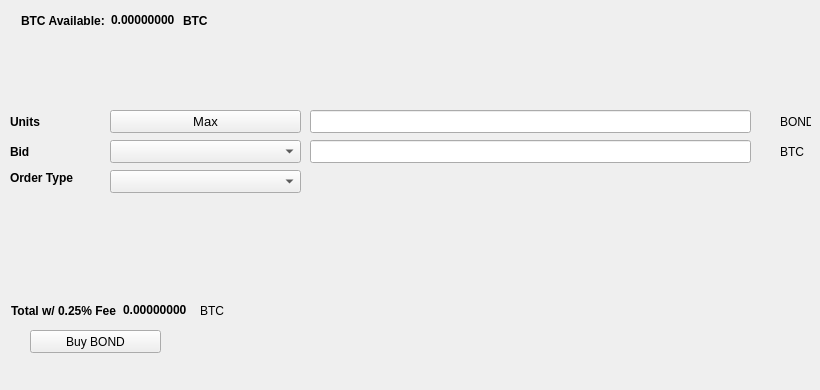
   <widget class="QWidget" name="BuyTab">
    <attribute name="title">
     <string>Buy</string>
    </attribute>
    <widget class="QPushButton" name="BuyBOND">
     <property name="geometry">
      <rect>
       <x>30</x>
       <y>330</y>
       <width>131</width>
       <height>23</height>
      </rect>
     </property>
     <property name="text">
      <string>Buy BOND</string>
     </property>
     <property name="icon">
      <iconset resource="../BLOOD_BOUND_MASTERNODE.qrc">
       <normaloff>:/icons/bitcoin</normaloff>:/icons/bitcoin</iconset>
     </property>
    </widget>
    <widget class="QLabel" name="label_3">
     <property name="geometry">
      <rect>
       <x>10</x>
       <y>110</y>
       <width>46</width>
       <height>23</height>
      </rect>
     </property>
     <property name="font">
      <font>
       <weight>75</weight>
       <bold>true</bold>
      </font>
     </property>
     <property name="text">
      <string>Units</string>
     </property>
    </widget>
    <widget class="QLineEdit" name="UnitsInput">
     <property name="geometry">
      <rect>
       <x>310</x>
       <y>110</y>
       <width>441</width>
       <height>23</height>
      </rect>
     </property>
     <property name="font">
      <font>
       <pointsize>9</pointsize>
       <weight>75</weight>
       <bold>true</bold>
      </font>
     </property>
    </widget>
    <widget class="QLineEdit" name="BuyBidPriceEdit">
     <property name="geometry">
      <rect>
       <x>310</x>
       <y>140</y>
       <width>441</width>
       <height>23</height>
      </rect>
     </property>
     <property name="font">
      <font>
       <pointsize>9</pointsize>
       <weight>75</weight>
       <bold>true</bold>
      </font>
     </property>
    </widget>
    <widget class="QLabel" name="label_4">
     <property name="geometry">
      <rect>
       <x>780</x>
       <y>110</y>
       <width>31</width>
       <height>23</height>
      </rect>
     </property>
     <property name="text">
      <string>BOND</string>
     </property>
    </widget>
    <widget class="QLabel" name="label_5">
     <property name="geometry">
      <rect>
       <x>780</x>
       <y>140</y>
       <width>31</width>
       <height>23</height>
      </rect>
     </property>
     <property name="text">
      <string>BTC</string>
     </property>
    </widget>
    <widget class="QLabel" name="label_6">
     <property name="geometry">
      <rect>
       <x>10</x>
       <y>140</y>
       <width>46</width>
       <height>23</height>
      </rect>
     </property>
     <property name="font">
      <font>
       <weight>75</weight>
       <bold>true</bold>
      </font>
     </property>
     <property name="text">
      <string>Bid</string>
     </property>
    </widget>
    <widget class="QLabel" name="label_7">
     <property name="geometry">
      <rect>
       <x>10</x>
       <y>170</y>
       <width>91</width>
       <height>16</height>
      </rect>
     </property>
     <property name="font">
      <font>
       <weight>75</weight>
       <bold>true</bold>
      </font>
     </property>
     <property name="text">
      <string>Order Type</string>
     </property>
    </widget>
    <widget class="QPushButton" name="Buy_Max_Amount">
     <property name="geometry">
      <rect>
       <x>110</x>
       <y>110</y>
       <width>191</width>
       <height>23</height>
      </rect>
     </property>
     <property name="font">
      <font>
       <pointsize>10</pointsize>
      </font>
     </property>
     <property name="text">
      <string>Max</string>
     </property>
    </widget>
    <widget class="QComboBox" name="BuyBidcomboBox">
     <property name="geometry">
      <rect>
       <x>110</x>
       <y>140</y>
       <width>191</width>
       <height>23</height>
      </rect>
     </property>
     <property name="font">
      <font>
       <pointsize>10</pointsize>
      </font>
     </property>
    </widget>
    <widget class="QComboBox" name="buyOrdertypeCombo">
     <property name="geometry">
      <rect>
       <x>110</x>
       <y>170</y>
       <width>191</width>
       <height>23</height>
      </rect>
     </property>
     <property name="font">
      <font>
       <pointsize>10</pointsize>
      </font>
     </property>
    </widget>
    <widget class="QWidget" name="layoutWidget1">
     <property name="geometry">
      <rect>
       <x>21</x>
       <y>11</y>
       <width>227</width>
       <height>19</height>
      </rect>
     </property>
     <layout class="QHBoxLayout" name="horizontalLayout_3">
      <item>
       <widget class="QLabel" name="label232">
        <property name="font">
         <font>
          <weight>75</weight>
          <bold>true</bold>
         </font>
        </property>
        <property name="text">
         <string>BTC Available:</string>
        </property>
       </widget>
      </item>
      <item>
       <widget class="QLabel" name="BtcAvailableLbl">
        <property name="palette">
         <palette>
          <active>
           <colorrole role="WindowText">
            <brush brushstyle="SolidPattern">
             <color alpha="255">
              <red>0</red>
              <green>0</green>
              <blue>0</blue>
             </color>
            </brush>
           </colorrole>
           <colorrole role="Button">
            <brush brushstyle="SolidPattern">
             <color alpha="255">
              <red>0</red>
              <green>170</green>
              <blue>0</blue>
             </color>
            </brush>
           </colorrole>
           <colorrole role="Light">
            <brush brushstyle="SolidPattern">
             <color alpha="255">
              <red>0</red>
              <green>255</green>
              <blue>0</blue>
             </color>
            </brush>
           </colorrole>
           <colorrole role="Midlight">
            <brush brushstyle="SolidPattern">
             <color alpha="255">
              <red>0</red>
              <green>212</green>
              <blue>0</blue>
             </color>
            </brush>
           </colorrole>
           <colorrole role="Dark">
            <brush brushstyle="SolidPattern">
             <color alpha="255">
              <red>0</red>
              <green>85</green>
              <blue>0</blue>
             </color>
            </brush>
           </colorrole>
           <colorrole role="Mid">
            <brush brushstyle="SolidPattern">
             <color alpha="255">
              <red>0</red>
              <green>113</green>
              <blue>0</blue>
             </color>
            </brush>
           </colorrole>
           <colorrole role="Text">
            <brush brushstyle="SolidPattern">
             <color alpha="255">
              <red>0</red>
              <green>170</green>
              <blue>0</blue>
             </color>
            </brush>
           </colorrole>
           <colorrole role="BrightText">
            <brush brushstyle="SolidPattern">
             <color alpha="255">
              <red>255</red>
              <green>255</green>
              <blue>255</blue>
             </color>
            </brush>
           </colorrole>
           <colorrole role="ButtonText">
            <brush brushstyle="SolidPattern">
             <color alpha="255">
              <red>0</red>
              <green>0</green>
              <blue>0</blue>
             </color>
            </brush>
           </colorrole>
           <colorrole role="Base">
            <brush brushstyle="SolidPattern">
             <color alpha="255">
              <red>255</red>
              <green>255</green>
              <blue>255</blue>
             </color>
            </brush>
           </colorrole>
           <colorrole role="Window">
            <brush brushstyle="SolidPattern">
             <color alpha="255">
              <red>0</red>
              <green>170</green>
              <blue>0</blue>
             </color>
            </brush>
           </colorrole>
           <colorrole role="Shadow">
            <brush brushstyle="SolidPattern">
             <color alpha="255">
              <red>0</red>
              <green>0</green>
              <blue>0</blue>
             </color>
            </brush>
           </colorrole>
           <colorrole role="AlternateBase">
            <brush brushstyle="SolidPattern">
             <color alpha="255">
              <red>127</red>
              <green>212</green>
              <blue>127</blue>
             </color>
            </brush>
           </colorrole>
           <colorrole role="ToolTipBase">
            <brush brushstyle="SolidPattern">
             <color alpha="255">
              <red>255</red>
              <green>255</green>
              <blue>220</blue>
             </color>
            </brush>
           </colorrole>
           <colorrole role="ToolTipText">
            <brush brushstyle="SolidPattern">
             <color alpha="255">
              <red>0</red>
              <green>0</green>
              <blue>0</blue>
             </color>
            </brush>
           </colorrole>
          </active>
          <inactive>
           <colorrole role="WindowText">
            <brush brushstyle="SolidPattern">
             <color alpha="255">
              <red>0</red>
              <green>0</green>
              <blue>0</blue>
             </color>
            </brush>
           </colorrole>
           <colorrole role="Button">
            <brush brushstyle="SolidPattern">
             <color alpha="255">
              <red>0</red>
              <green>170</green>
              <blue>0</blue>
             </color>
            </brush>
           </colorrole>
           <colorrole role="Light">
            <brush brushstyle="SolidPattern">
             <color alpha="255">
              <red>0</red>
              <green>255</green>
              <blue>0</blue>
             </color>
            </brush>
           </colorrole>
           <colorrole role="Midlight">
            <brush brushstyle="SolidPattern">
             <color alpha="255">
              <red>0</red>
              <green>212</green>
              <blue>0</blue>
             </color>
            </brush>
           </colorrole>
           <colorrole role="Dark">
            <brush brushstyle="SolidPattern">
             <color alpha="255">
              <red>0</red>
              <green>85</green>
              <blue>0</blue>
             </color>
            </brush>
           </colorrole>
           <colorrole role="Mid">
            <brush brushstyle="SolidPattern">
             <color alpha="255">
              <red>0</red>
              <green>113</green>
              <blue>0</blue>
             </color>
            </brush>
           </colorrole>
           <colorrole role="Text">
            <brush brushstyle="SolidPattern">
             <color alpha="255">
              <red>0</red>
              <green>170</green>
              <blue>0</blue>
             </color>
            </brush>
           </colorrole>
           <colorrole role="BrightText">
            <brush brushstyle="SolidPattern">
             <color alpha="255">
              <red>255</red>
              <green>255</green>
              <blue>255</blue>
             </color>
            </brush>
           </colorrole>
           <colorrole role="ButtonText">
            <brush brushstyle="SolidPattern">
             <color alpha="255">
              <red>0</red>
              <green>0</green>
              <blue>0</blue>
             </color>
            </brush>
           </colorrole>
           <colorrole role="Base">
            <brush brushstyle="SolidPattern">
             <color alpha="255">
              <red>255</red>
              <green>255</green>
              <blue>255</blue>
             </color>
            </brush>
           </colorrole>
           <colorrole role="Window">
            <brush brushstyle="SolidPattern">
             <color alpha="255">
              <red>0</red>
              <green>170</green>
              <blue>0</blue>
             </color>
            </brush>
           </colorrole>
           <colorrole role="Shadow">
            <brush brushstyle="SolidPattern">
             <color alpha="255">
              <red>0</red>
              <green>0</green>
              <blue>0</blue>
             </color>
            </brush>
           </colorrole>
           <colorrole role="AlternateBase">
            <brush brushstyle="SolidPattern">
             <color alpha="255">
              <red>127</red>
              <green>212</green>
              <blue>127</blue>
             </color>
            </brush>
           </colorrole>
           <colorrole role="ToolTipBase">
            <brush brushstyle="SolidPattern">
             <color alpha="255">
              <red>255</red>
              <green>255</green>
              <blue>220</blue>
             </color>
            </brush>
           </colorrole>
           <colorrole role="ToolTipText">
            <brush brushstyle="SolidPattern">
             <color alpha="255">
              <red>0</red>
              <green>0</green>
              <blue>0</blue>
             </color>
            </brush>
           </colorrole>
          </inactive>
          <disabled>
           <colorrole role="WindowText">
            <brush brushstyle="SolidPattern">
             <color alpha="255">
              <red>0</red>
              <green>85</green>
              <blue>0</blue>
             </color>
            </brush>
           </colorrole>
           <colorrole role="Button">
            <brush brushstyle="SolidPattern">
             <color alpha="255">
              <red>0</red>
              <green>170</green>
              <blue>0</blue>
             </color>
            </brush>
           </colorrole>
           <colorrole role="Light">
            <brush brushstyle="SolidPattern">
             <color alpha="255">
              <red>0</red>
              <green>255</green>
              <blue>0</blue>
             </color>
            </brush>
           </colorrole>
           <colorrole role="Midlight">
            <brush brushstyle="SolidPattern">
             <color alpha="255">
              <red>0</red>
              <green>212</green>
              <blue>0</blue>
             </color>
            </brush>
           </colorrole>
           <colorrole role="Dark">
            <brush brushstyle="SolidPattern">
             <color alpha="255">
              <red>0</red>
              <green>85</green>
              <blue>0</blue>
             </color>
            </brush>
           </colorrole>
           <colorrole role="Mid">
            <brush brushstyle="SolidPattern">
             <color alpha="255">
              <red>0</red>
              <green>113</green>
              <blue>0</blue>
             </color>
            </brush>
           </colorrole>
           <colorrole role="Text">
            <brush brushstyle="SolidPattern">
             <color alpha="255">
              <red>0</red>
              <green>85</green>
              <blue>0</blue>
             </color>
            </brush>
           </colorrole>
           <colorrole role="BrightText">
            <brush brushstyle="SolidPattern">
             <color alpha="255">
              <red>255</red>
              <green>255</green>
              <blue>255</blue>
             </color>
            </brush>
           </colorrole>
           <colorrole role="ButtonText">
            <brush brushstyle="SolidPattern">
             <color alpha="255">
              <red>0</red>
              <green>85</green>
              <blue>0</blue>
             </color>
            </brush>
           </colorrole>
           <colorrole role="Base">
            <brush brushstyle="SolidPattern">
             <color alpha="255">
              <red>0</red>
              <green>170</green>
              <blue>0</blue>
             </color>
            </brush>
           </colorrole>
           <colorrole role="Window">
            <brush brushstyle="SolidPattern">
             <color alpha="255">
              <red>0</red>
              <green>170</green>
              <blue>0</blue>
             </color>
            </brush>
           </colorrole>
           <colorrole role="Shadow">
            <brush brushstyle="SolidPattern">
             <color alpha="255">
              <red>0</red>
              <green>0</green>
              <blue>0</blue>
             </color>
            </brush>
           </colorrole>
           <colorrole role="AlternateBase">
            <brush brushstyle="SolidPattern">
             <color alpha="255">
              <red>0</red>
              <green>170</green>
              <blue>0</blue>
             </color>
            </brush>
           </colorrole>
           <colorrole role="ToolTipBase">
            <brush brushstyle="SolidPattern">
             <color alpha="255">
              <red>255</red>
              <green>255</green>
              <blue>220</blue>
             </color>
            </brush>
           </colorrole>
           <colorrole role="ToolTipText">
            <brush brushstyle="SolidPattern">
             <color alpha="255">
              <red>0</red>
              <green>0</green>
              <blue>0</blue>
             </color>
            </brush>
           </colorrole>
          </disabled>
         </palette>
        </property>
        <property name="font">
         <font>
          <weight>75</weight>
          <bold>true</bold>
         </font>
        </property>
        <property name="text">
         <string>0.00000000</string>
        </property>
        <property name="textInteractionFlags">
         <set>Qt::LinksAccessibleByMouse|Qt::TextSelectableByKeyboard|Qt::TextSelectableByMouse</set>
        </property>
       </widget>
      </item>
      <item>
       <widget class="QLabel" name="BtcAvailableLbl_2">
        <property name="font">
         <font>
          <weight>75</weight>
          <bold>true</bold>
         </font>
        </property>
        <property name="text">
         <string>BTC</string>
        </property>
       </widget>
      </item>
     </layout>
    </widget>
    <widget class="QWidget" name="layoutWidge2">
     <property name="geometry">
      <rect>
       <x>11</x>
       <y>301</y>
       <width>259</width>
       <height>19</height>
      </rect>
     </property>
     <layout class="QHBoxLayout" name="horizontalLayout_4">
      <item>
       <widget class="QLabel" name="label_9">
        <property name="font">
         <font>
          <weight>75</weight>
          <bold>true</bold>
         </font>
        </property>
        <property name="text">
         <string>Total w/ 0.25% Fee</string>
        </property>
       </widget>
      </item>
      <item>
       <widget class="QLabel" name="BuyCostLabel">
        <property name="palette">
         <palette>
          <active>
           <colorrole role="WindowText">
            <brush brushstyle="SolidPattern">
             <color alpha="255">
              <red>0</red>
              <green>0</green>
              <blue>0</blue>
             </color>
            </brush>
           </colorrole>
           <colorrole role="Button">
            <brush brushstyle="SolidPattern">
             <color alpha="255">
              <red>0</red>
              <green>170</green>
              <blue>0</blue>
             </color>
            </brush>
           </colorrole>
           <colorrole role="Light">
            <brush brushstyle="SolidPattern">
             <color alpha="255">
              <red>0</red>
              <green>255</green>
              <blue>0</blue>
             </color>
            </brush>
           </colorrole>
           <colorrole role="Midlight">
            <brush brushstyle="SolidPattern">
             <color alpha="255">
              <red>0</red>
              <green>212</green>
              <blue>0</blue>
             </color>
            </brush>
           </colorrole>
           <colorrole role="Dark">
            <brush brushstyle="SolidPattern">
             <color alpha="255">
              <red>0</red>
              <green>85</green>
              <blue>0</blue>
             </color>
            </brush>
           </colorrole>
           <colorrole role="Mid">
            <brush brushstyle="SolidPattern">
             <color alpha="255">
              <red>0</red>
              <green>113</green>
              <blue>0</blue>
             </color>
            </brush>
           </colorrole>
           <colorrole role="Text">
            <brush brushstyle="SolidPattern">
             <color alpha="255">
              <red>0</red>
              <green>170</green>
              <blue>0</blue>
             </color>
            </brush>
           </colorrole>
           <colorrole role="BrightText">
            <brush brushstyle="SolidPattern">
             <color alpha="255">
              <red>255</red>
              <green>255</green>
              <blue>255</blue>
             </color>
            </brush>
           </colorrole>
           <colorrole role="ButtonText">
            <brush brushstyle="SolidPattern">
             <color alpha="255">
              <red>0</red>
              <green>0</green>
              <blue>0</blue>
             </color>
            </brush>
           </colorrole>
           <colorrole role="Base">
            <brush brushstyle="SolidPattern">
             <color alpha="255">
              <red>255</red>
              <green>255</green>
              <blue>255</blue>
             </color>
            </brush>
           </colorrole>
           <colorrole role="Window">
            <brush brushstyle="SolidPattern">
             <color alpha="255">
              <red>0</red>
              <green>170</green>
              <blue>0</blue>
             </color>
            </brush>
           </colorrole>
           <colorrole role="Shadow">
            <brush brushstyle="SolidPattern">
             <color alpha="255">
              <red>0</red>
              <green>0</green>
              <blue>0</blue>
             </color>
            </brush>
           </colorrole>
           <colorrole role="AlternateBase">
            <brush brushstyle="SolidPattern">
             <color alpha="255">
              <red>127</red>
              <green>212</green>
              <blue>127</blue>
             </color>
            </brush>
           </colorrole>
           <colorrole role="ToolTipBase">
            <brush brushstyle="SolidPattern">
             <color alpha="255">
              <red>255</red>
              <green>255</green>
              <blue>220</blue>
             </color>
            </brush>
           </colorrole>
           <colorrole role="ToolTipText">
            <brush brushstyle="SolidPattern">
             <color alpha="255">
              <red>0</red>
              <green>0</green>
              <blue>0</blue>
             </color>
            </brush>
           </colorrole>
          </active>
          <inactive>
           <colorrole role="WindowText">
            <brush brushstyle="SolidPattern">
             <color alpha="255">
              <red>0</red>
              <green>0</green>
              <blue>0</blue>
             </color>
            </brush>
           </colorrole>
           <colorrole role="Button">
            <brush brushstyle="SolidPattern">
             <color alpha="255">
              <red>0</red>
              <green>170</green>
              <blue>0</blue>
             </color>
            </brush>
           </colorrole>
           <colorrole role="Light">
            <brush brushstyle="SolidPattern">
             <color alpha="255">
              <red>0</red>
              <green>255</green>
              <blue>0</blue>
             </color>
            </brush>
           </colorrole>
           <colorrole role="Midlight">
            <brush brushstyle="SolidPattern">
             <color alpha="255">
              <red>0</red>
              <green>212</green>
              <blue>0</blue>
             </color>
            </brush>
           </colorrole>
           <colorrole role="Dark">
            <brush brushstyle="SolidPattern">
             <color alpha="255">
              <red>0</red>
              <green>85</green>
              <blue>0</blue>
             </color>
            </brush>
           </colorrole>
           <colorrole role="Mid">
            <brush brushstyle="SolidPattern">
             <color alpha="255">
              <red>0</red>
              <green>113</green>
              <blue>0</blue>
             </color>
            </brush>
           </colorrole>
           <colorrole role="Text">
            <brush brushstyle="SolidPattern">
             <color alpha="255">
              <red>0</red>
              <green>170</green>
              <blue>0</blue>
             </color>
            </brush>
           </colorrole>
           <colorrole role="BrightText">
            <brush brushstyle="SolidPattern">
             <color alpha="255">
              <red>255</red>
              <green>255</green>
              <blue>255</blue>
             </color>
            </brush>
           </colorrole>
           <colorrole role="ButtonText">
            <brush brushstyle="SolidPattern">
             <color alpha="255">
              <red>0</red>
              <green>0</green>
              <blue>0</blue>
             </color>
            </brush>
           </colorrole>
           <colorrole role="Base">
            <brush brushstyle="SolidPattern">
             <color alpha="255">
              <red>255</red>
              <green>255</green>
              <blue>255</blue>
             </color>
            </brush>
           </colorrole>
           <colorrole role="Window">
            <brush brushstyle="SolidPattern">
             <color alpha="255">
              <red>0</red>
              <green>170</green>
              <blue>0</blue>
             </color>
            </brush>
           </colorrole>
           <colorrole role="Shadow">
            <brush brushstyle="SolidPattern">
             <color alpha="255">
              <red>0</red>
              <green>0</green>
              <blue>0</blue>
             </color>
            </brush>
           </colorrole>
           <colorrole role="AlternateBase">
            <brush brushstyle="SolidPattern">
             <color alpha="255">
              <red>127</red>
              <green>212</green>
              <blue>127</blue>
             </color>
            </brush>
           </colorrole>
           <colorrole role="ToolTipBase">
            <brush brushstyle="SolidPattern">
             <color alpha="255">
              <red>255</red>
              <green>255</green>
              <blue>220</blue>
             </color>
            </brush>
           </colorrole>
           <colorrole role="ToolTipText">
            <brush brushstyle="SolidPattern">
             <color alpha="255">
              <red>0</red>
              <green>0</green>
              <blue>0</blue>
             </color>
            </brush>
           </colorrole>
          </inactive>
          <disabled>
           <colorrole role="WindowText">
            <brush brushstyle="SolidPattern">
             <color alpha="255">
              <red>0</red>
              <green>85</green>
              <blue>0</blue>
             </color>
            </brush>
           </colorrole>
           <colorrole role="Button">
            <brush brushstyle="SolidPattern">
             <color alpha="255">
              <red>0</red>
              <green>170</green>
              <blue>0</blue>
             </color>
            </brush>
           </colorrole>
           <colorrole role="Light">
            <brush brushstyle="SolidPattern">
             <color alpha="255">
              <red>0</red>
              <green>255</green>
              <blue>0</blue>
             </color>
            </brush>
           </colorrole>
           <colorrole role="Midlight">
            <brush brushstyle="SolidPattern">
             <color alpha="255">
              <red>0</red>
              <green>212</green>
              <blue>0</blue>
             </color>
            </brush>
           </colorrole>
           <colorrole role="Dark">
            <brush brushstyle="SolidPattern">
             <color alpha="255">
              <red>0</red>
              <green>85</green>
              <blue>0</blue>
             </color>
            </brush>
           </colorrole>
           <colorrole role="Mid">
            <brush brushstyle="SolidPattern">
             <color alpha="255">
              <red>0</red>
              <green>113</green>
              <blue>0</blue>
             </color>
            </brush>
           </colorrole>
           <colorrole role="Text">
            <brush brushstyle="SolidPattern">
             <color alpha="255">
              <red>0</red>
              <green>85</green>
              <blue>0</blue>
             </color>
            </brush>
           </colorrole>
           <colorrole role="BrightText">
            <brush brushstyle="SolidPattern">
             <color alpha="255">
              <red>255</red>
              <green>255</green>
              <blue>255</blue>
             </color>
            </brush>
           </colorrole>
           <colorrole role="ButtonText">
            <brush brushstyle="SolidPattern">
             <color alpha="255">
              <red>0</red>
              <green>85</green>
              <blue>0</blue>
             </color>
            </brush>
           </colorrole>
           <colorrole role="Base">
            <brush brushstyle="SolidPattern">
             <color alpha="255">
              <red>0</red>
              <green>170</green>
              <blue>0</blue>
             </color>
            </brush>
           </colorrole>
           <colorrole role="Window">
            <brush brushstyle="SolidPattern">
             <color alpha="255">
              <red>0</red>
              <green>170</green>
              <blue>0</blue>
             </color>
            </brush>
           </colorrole>
           <colorrole role="Shadow">
            <brush brushstyle="SolidPattern">
             <color alpha="255">
              <red>0</red>
              <green>0</green>
              <blue>0</blue>
             </color>
            </brush>
           </colorrole>
           <colorrole role="AlternateBase">
            <brush brushstyle="SolidPattern">
             <color alpha="255">
              <red>0</red>
              <green>170</green>
              <blue>0</blue>
             </color>
            </brush>
           </colorrole>
           <colorrole role="ToolTipBase">
            <brush brushstyle="SolidPattern">
             <color alpha="255">
              <red>255</red>
              <green>255</green>
              <blue>220</blue>
             </color>
            </brush>
           </colorrole>
           <colorrole role="ToolTipText">
            <brush brushstyle="SolidPattern">
             <color alpha="255">
              <red>0</red>
              <green>0</green>
              <blue>0</blue>
             </color>
            </brush>
           </colorrole>
          </disabled>
         </palette>
        </property>
        <property name="font">
         <font>
          <weight>75</weight>
          <bold>true</bold>
         </font>
        </property>
        <property name="autoFillBackground">
         <bool>false</bool>
        </property>
        <property name="text">
         <string>0.00000000</string>
        </property>
        <property name="textInteractionFlags">
         <set>Qt::LinksAccessibleByMouse|Qt::TextSelectableByMouse</set>
        </property>
       </widget>
      </item>
      <item>
       <widget class="QLabel" name="label_10">
        <property name="font">
         <font>
          <weight>50</weight>
          <bold>false</bold>
         </font>
        </property>
        <property name="text">
         <string>BTC</string>
        </property>
       </widget>
      </item>
     </layout>
    </widget>
    <widget class="QLabel" name="label_24">
     <property name="geometry">
      <rect>
       <x>460</x>
       <y>300</y>
       <width>281</width>
       <height>81</height>
      </rect>
     </property>
     <property name="text">
      <string/>
     </property>
     <property name="pixmap">
      <pixmap>:/images/bittrex</pixmap>
     </property>
    </widget>
   </widget>
